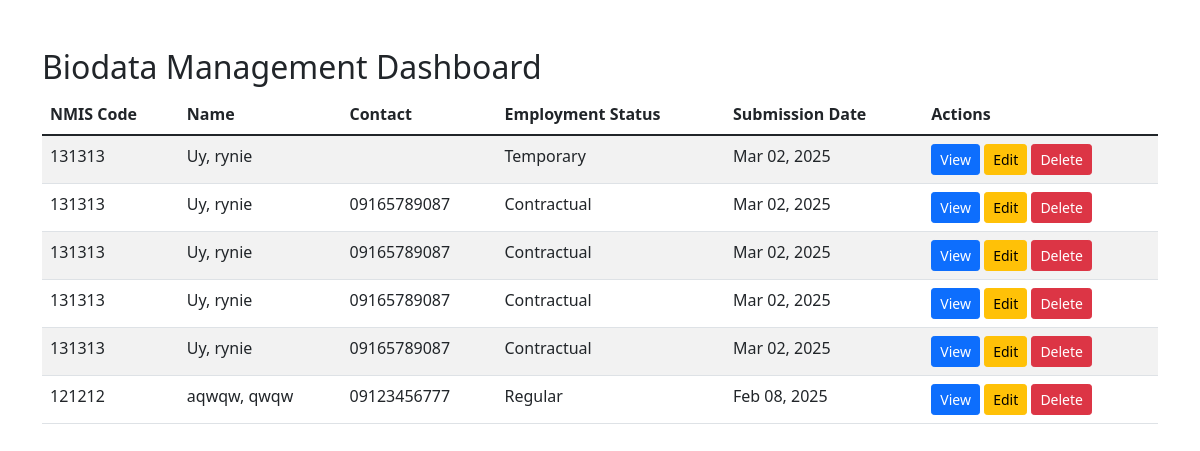
Screenshot of /admin/admin_dashboard.php (signed in) with the database file from the repository.
### tables this page shows
CREATE TABLE `users` (
  `id` int(11) NOT NULL,
  `nmis_code` varchar(20) DEFAULT NULL,
  `nmis_entry` int(255) DEFAULT NULL,
  `lastname` varchar(50) DEFAULT NULL,
  `firstname` varchar(50) DEFAULT NULL,
  `middlename` varchar(50) DEFAULT NULL,
  `address_street` varchar(100) DEFAULT NULL,
  `address_barangay` varchar(100) DEFAULT NULL,
  `address_district` varchar(255) DEFAULT NULL,
  `address_city` varchar(100) DEFAULT NULL,
  `address_province` varchar(100) DEFAULT NULL,
  `address_region` varchar(10) DEFAULT NULL,
  `address_zip` varchar(10) DEFAULT NULL,
  `address_boxNo` varchar(255) DEFAULT NULL,
  `sex` enum('Male','Female') DEFAULT NULL,
  `civil_status` enum('Single','Married','Widowed','Separated') DEFAULT NULL,
  `contact_number` varchar(20) DEFAULT NULL,
  `tel_number` varchar(255) DEFAULT NULL,
  `email` varchar(100) DEFAULT NULL,
  `fax_number` varchar(255) DEFAULT NULL,
  `other_contact` varchar(255) DEFAULT NULL,
  `fax` varchar(255) DEFAULT NULL,
  `employment_type` enum('Employed','Self-employed','Unemployed') DEFAULT NULL,
  `employment_status` enum('Probationary','Regular','Permanent','Contractual','Temporary') DEFAULT NULL,
  `birthdate` date DEFAULT NULL,
  `birth_place` varchar(100) DEFAULT NULL,
  `citizenship` varchar(50) DEFAULT NULL,
  `religion` varchar(50) DEFAULT NULL,
  `height` decimal(5,2) DEFAULT NULL,
  `weight` decimal(5,2) DEFAULT NULL,
  `blood_type` varchar(5) DEFAULT NULL,
  `sss_no` varchar(20) DEFAULT NULL,
  `gsis_no` varchar(20) DEFAULT NULL,
  `tin_no` varchar(20) DEFAULT NULL,
  `distinguish_marks` varchar(255) DEFAULT NULL,
  `created_at` timestamp NOT NULL DEFAULT current_timestamp()
);

### admin/admin_dashboard.php (the view, shortened to what this page needs)
<?php
require_once __DIR__ . '/../connections/config.php';
$stmt = $pdo->query("SELECT * FROM users ORDER BY created_at DESC");
$records = $stmt->fetchAll(PDO::FETCH_ASSOC);
?>
<!DOCTYPE html>
<html lang="en">
<head>
    <link href="https://cdn.jsdelivr.net/npm/bootstrap@5.1.3/dist/css/bootstrap.min.css" rel="stylesheet">
</head>
<body>
<div class="container mt-5">
    <h2>Biodata Management Dashboard</h2>
    <div class="table-responsive">
        <table class="table table-striped">
            <thead>
                <tr>
                    <th>NMIS Code</th>
                    <th>Name</th>
                    <th>Contact</th>
                    <th>Employment Status</th>
                    <th>Submission Date</th>
                    <th>Actions</th>
                </tr>
            </thead>
            <tbody>
                <?php foreach ($records as $record): ?>
                <tr>
                    <td><?php echo htmlspecialchars($record['nmis_code']); ?></td>
                    <td><?php echo htmlspecialchars($record['lastname'] . ', ' . $record['firstname']); ?></td>
                    <td><?php echo htmlspecialchars($record['contact_number']); ?></td>
                    <td><?php echo htmlspecialchars($record['employment_status']); ?></td>
                    <td><?php echo date('M d, Y', strtotime($record['created_at'])); ?></td>
                    <td>
                        <a href="view.php?id=<?php echo $record['id']; ?>" class="btn btn-sm btn-primary">View</a>
                        <a href="edit.php?id=<?php echo $record['id']; ?>" class="btn btn-sm btn-warning">Edit</a>
                        <form method="POST" action="crud/delete.php" style="display:inline;">
                            <button type="submit" class="btn btn-sm btn-danger" onclick="return confirm('Are you sure you want to delete this record?')">Delete</button>
                        </form>
                    </td>
                </tr>
                <?php endforeach; ?>
            </tbody>
        </table>
    </div>
</div>
</body>
</html>

### rows the page displays
users: nmis_code "131313", lastname+firstname "Uy, rynie", employment_status "Temporary", created_at "Mar 02, 2025"
users: nmis_code "131313", lastname+firstname "Uy, rynie", contact_number "09165789087", employment_status "Contractual", created_at "Mar 02, 2025"
users: nmis_code "131313", lastname+firstname "Uy, rynie", contact_number "09165789087", employment_status "Contractual", created_at "Mar 02, 2025"
users: nmis_code "131313", lastname+firstname "Uy, rynie", contact_number "09165789087", employment_status "Contractual", created_at "Mar 02, 2025"
users: nmis_code "131313", lastname+firstname "Uy, rynie", contact_number "09165789087", employment_status "Contractual", created_at "Mar 02, 2025"
users: nmis_code "121212", lastname+firstname "aqwqw, qwqw", contact_number "09123456777", employment_status "Regular", created_at "Feb 08, 2025"
